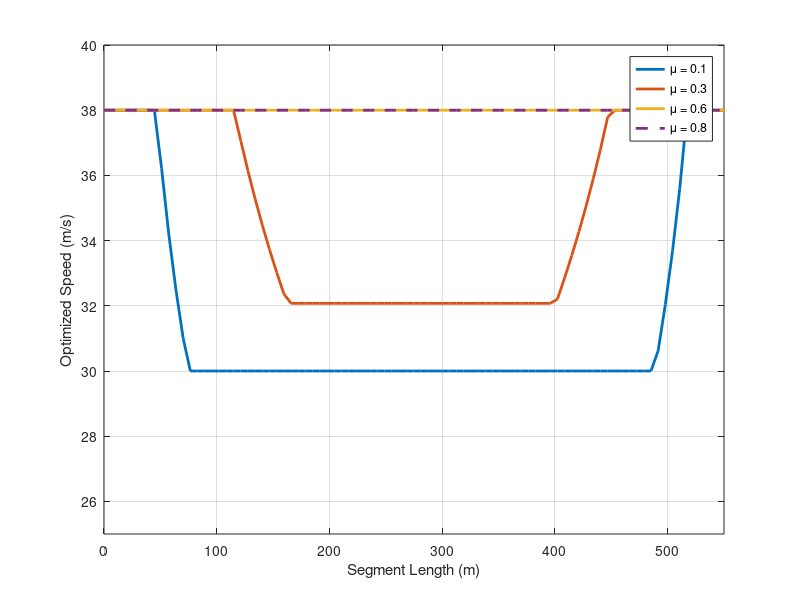

Reproduce this figure in MATLAB.
clc; clear all; close all
load('OpMu8E4.mat'); OpMu8E4 = Op;
load('OpMu6E4.mat'); OpMu6E4 = Op;
load('OpMu3E4.mat'); OpMu3E4 = Op;
load('OpMu1E4.mat'); OpMu1E4 = Op;

s = linspace(0,632,numel(OpMu8E4));
plot(s, OpMu1E4,'linewidth',2);  hold on;
plot(s, OpMu3E4,'linewidth',2);
plot(s, OpMu6E4,'linewidth',2); 
plot(s, OpMu8E4,'--','linewidth',2);

legend('\mu = 0.1','\mu = 0.3','\mu = 0.6','\mu = 0.8')
xlim([0 550]);
ylim([25 40]); grid on;

xlabel('Segment Length (m)');
ylabel('Optimized Speed (m/s)');